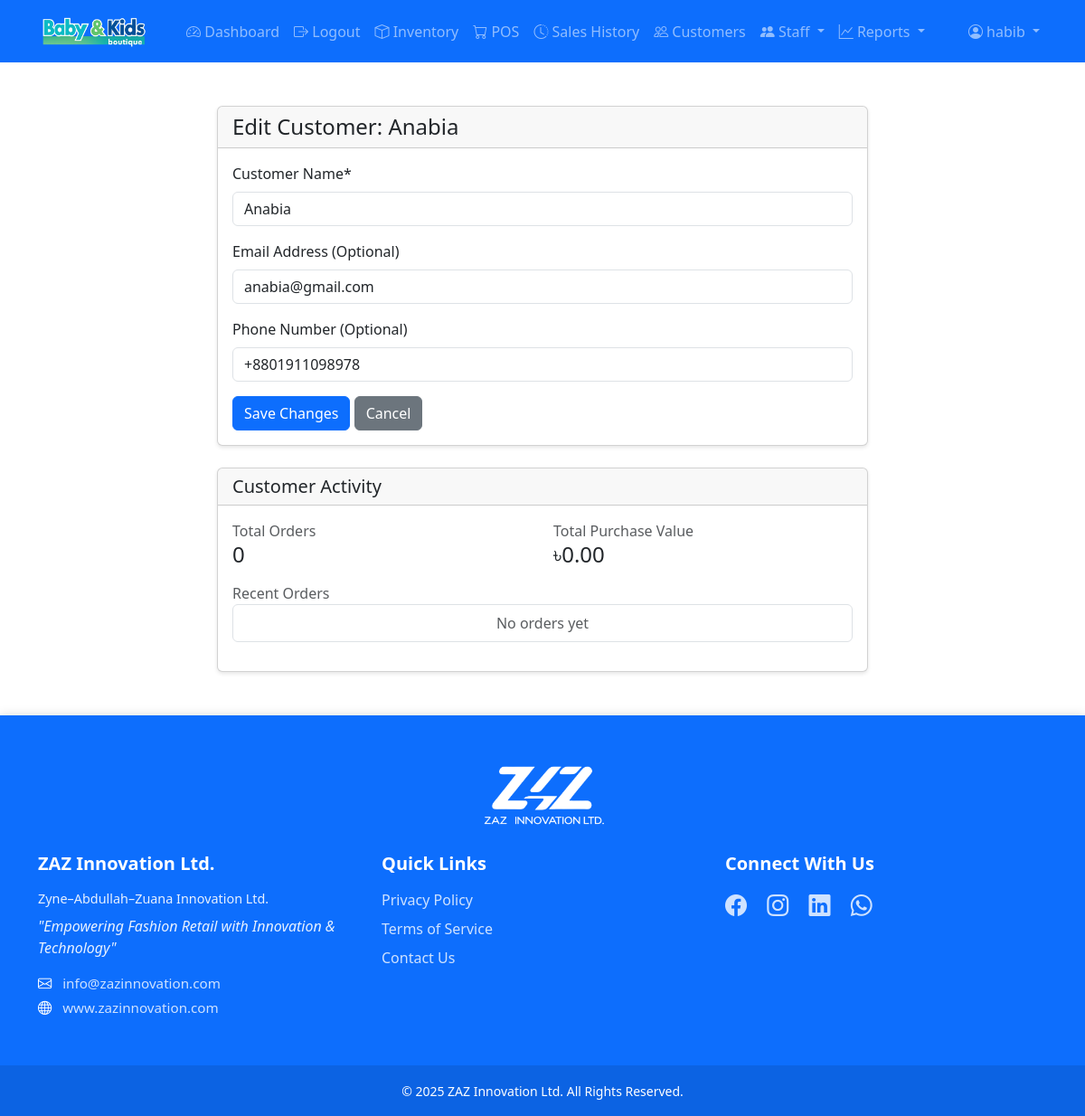
The app's page /accounts/customers/22/edit/ (signed in), older data.
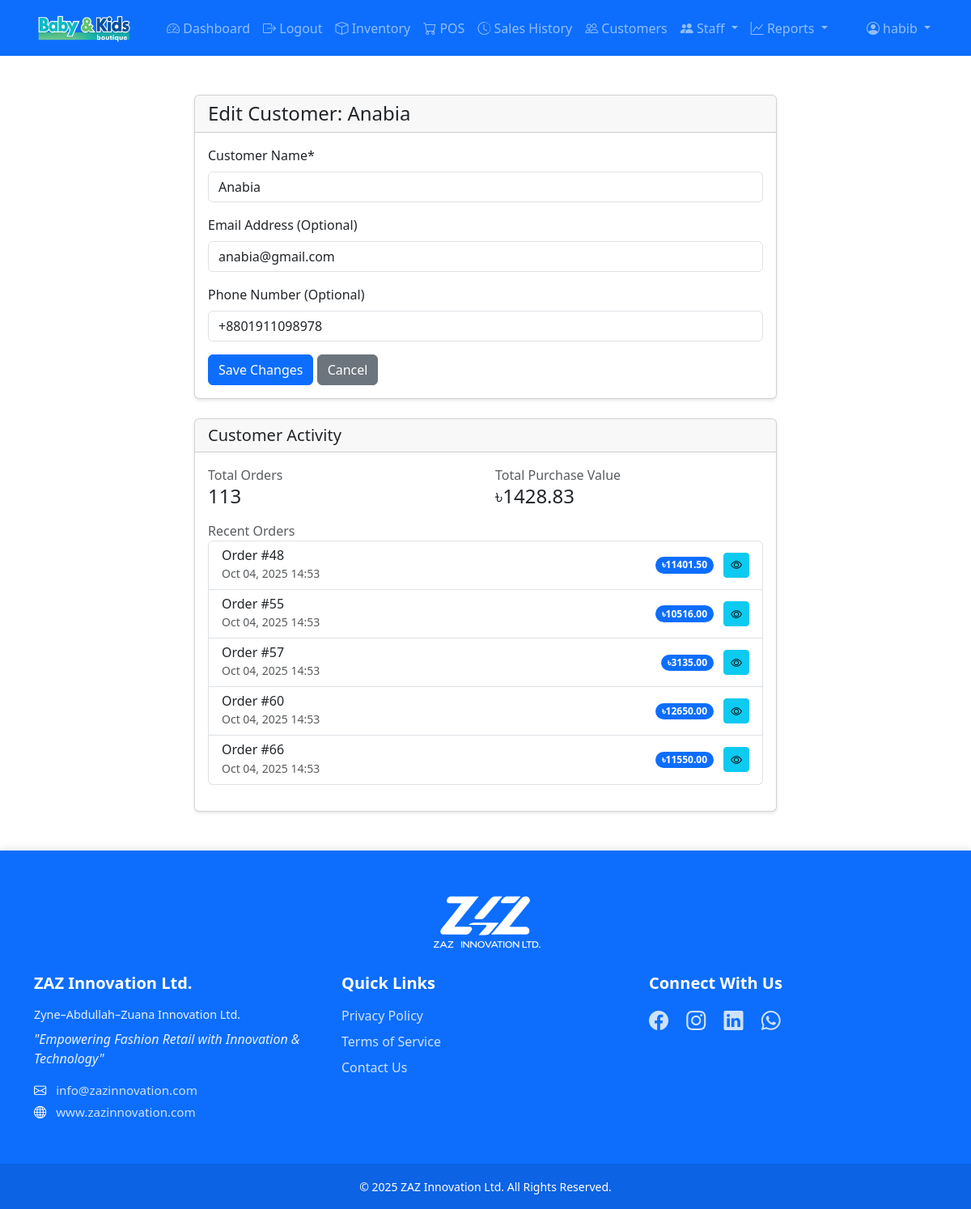
The same page, newer data.
### accounts/models.py (models this page shows, shortened)
class Customer(models.Model):
    name = models.CharField(max_length=100)
    email = models.EmailField(blank=True, null=True)
    phone_number = models.CharField(max_length=14, blank=True, null=True,
                                  help_text="")
    total_purchase_value = models.DecimalField(
        max_digits=12,
        decimal_places=2,
        default=0,
        validators=[MinValueValidator(0)]
    )
    created_at = models.DateTimeField(auto_now_add=True)
    updated_at = models.DateTimeField(auto_now=True)

### sales/models.py (models this page shows, shortened)
class Order(models.Model):
    ORDER_STATUS_CHOICES = [
        ('pending', 'Pending'),
        ('completed', 'Completed'),
        ('cancelled', 'Cancelled'),
    ]
    customer = models.ForeignKey('accounts.Customer', null=True, on_delete=models.PROTECT)
    salesperson = models.ForeignKey(User, on_delete=models.PROTECT)
    shop_assistant = models.ForeignKey(
        'accounts.ShopAssistant',
        null=True,
        blank=True,
        on_delete=models.SET_NULL,
        help_text="Shop assistant who helped with this sale"
    )
    order_date = models.DateTimeField(auto_now_add=True)
    subtotal = models.DecimalField(max_digits=10, decimal_places=2, validators=[MinValueValidator(0)], default=0)
    tax = models.DecimalField(max_digits=10, decimal_places=2, validators=[MinValueValidator(0)], default=0)
    total = models.DecimalField(max_digits=10, decimal_places=2, validators=[MinValueValidator(0)], default=0)
    status = models.CharField(max_length=20, choices=ORDER_STATUS_CHOICES, default='pending')

### accounts/views.py (the view, shortened to what this page needs)
# urls.py: path('customers/<int:pk>/edit/', views.CustomerUpdateView.as_view(), name='customer-edit'),
class CustomerUpdateView(LoginRequiredMixin, UpdateView):
    model = Customer
    template_name = 'accounts/customer_form.html'
    form_class = CustomerForm
    def get_context_data(self, **kwargs):
        context = super().get_context_data(**kwargs)
        if self.object:  # If this is an existing customer
            context['order_count'] = self.object.order_set.count()
            context['total_purchase_value'] = self.object.total_purchase_value
            context['recent_orders'] = self.object.order_set.all()[:5]
        return context

### accounts/forms.py (shortened to what this page needs)
class CustomerForm(forms.ModelForm):
    class Meta:
        model = Customer
        fields = ['name', 'email', 'phone_number']
        labels = {
            'name': 'Customer Name',
            'email': 'Email Address (Optional)',
            'phone_number': 'Phone Number (Optional)'
        }
        widgets = {
            'phone_number': forms.TextInput(attrs={
                'maxlength': '14',
                'type': 'text',
                'placeholder': '01xxxxxxxxx or +8801xxxxxxxxxx'
            })
        }

### templates/accounts/customer_form.html (shortened to what this page needs)
{% extends 'base.html' %}
{% load crispy_forms_tags %}
{% block content %}
<div class="container mt-4">
    <div class="row justify-content-center">
        <div class="col-md-8">
            <div class="card">
                <div class="card-header">
                    <h4 class="mb-0">
                        {% if form.instance.pk %}
                            Edit Customer: {{ form.instance.name }}
                        {% else %}
                            Add New Customer
                        {% endif %}
                    </h4>
                </div>
                <div class="card-body">
                    <form method="post" novalidate>
                        {{ form|crispy }}
                        <div class="mt-3">
                            <button type="submit" class="btn btn-primary">
                                {% if form.instance.pk %}Save Changes{% else %}Add Customer{% endif %}
                            </button>
                            <a href="{% url 'accounts:customer-list' %}" class="btn btn-secondary">Cancel</a>
                        </div>
                    </form>
                </div>
            </div>
        </div>
    </div>
    {% if form.instance.pk %}
    <div class="row justify-content-center mt-4">
        <div class="col-md-8">
            <div class="card">
                <div class="card-header">
                    <h5 class="mb-0">Customer Activity</h5>
                </div>
                <div class="card-body">
                    <div class="row">
                        <div class="col-md-6">
                            <div class="mb-3">
                                <label class="text-muted">Total Orders</label>
                                <h4>{{ order_count }}</h4>
                            </div>
                        </div>
                        <div class="col-md-6">
                            <div class="mb-3">
                                <label class="text-muted">Total Purchase Value</label>
                                <h4>৳{{ total_purchase_value|floatformat:2 }}</h4>
                            </div>
                        </div>
                    </div>
                    <div class="mb-3">
                        <label class="text-muted">Recent Orders</label>
                        <div class="list-group">
                            {% if recent_orders %}
                                {% for order in recent_orders %}
                                <div class="list-group-item d-flex justify-content-between align-items-center">
                                    <div>
                                        <h6 class="mb-0">Order #{{ order.id }}</h6>
                                        <small class="text-muted">{{ order.order_date|date:"M d, Y H:i" }}</small>
                                    </div>
                                    <div>
                                        <span class="badge bg-primary rounded-pill">৳{{ order.total|floatformat:2 }}</span>
                                        <a href="{% url 'sales:order-detail' order.pk %}" class="btn btn-sm btn-info ms-2">
                                            <i class="bi bi-eye"></i>
                                        </a>
                                    </div>
                                </div>
                                {% endfor %}
                            {% else %}
                                <div class="list-group-item text-center text-muted">
                                    No orders yet
                                </div>
                            {% endif %}
                        </div>
                    </div>
                </div>
            </div>
        </div>
    </div>
    {% endif %}
</div>
{% endblock %}

Row changes from the older to the newer data that the page shows:
changed Customer "Anabia": total_purchase_value "0.00" → "1428.83"
added Order: id "48", order_date "Oct 04, 2025 14:53", total "11401.50"
added Order: id "55", order_date "Oct 04, 2025 14:53", total "10516.00"
added Order: id "57", order_date "Oct 04, 2025 14:53", total "3135.00"
added Order: id "60", order_date "Oct 04, 2025 14:53", total "12650.00"
added Order: id "66", order_date "Oct 04, 2025 14:53", total "11550.00"
Text that changed along with them:
{{ order_count }}: "0" → "113"
text no longer shown: "No orders yet"
